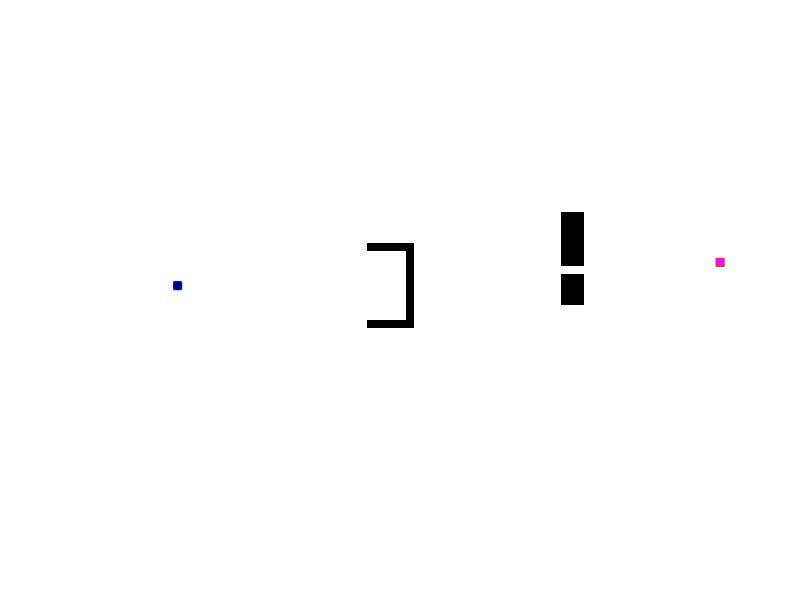

MATLAB code for this plot: (Note: this script raises an error after producing the figure.)
% Based on the code by Anthony Chrabieh
% Modifications by D. Filliat for ROB316

clear all
figure
cmap=jet(120);

%Define Number of Nodes
xmax = 80;
ymax = 20;

%Start and Goal
start = [10,ymax/2];
goal = [xmax,ymax/2-3];

%Nodes
MAP = zeros(xmax,ymax);

%To define objects, set their MAP(x,y) to inf
MAP(40,5:15) = inf;
MAP(35:40,5) = inf;
MAP(35:40,15) = inf;
MAP(60:62,1:7) = inf;
MAP(60:62,9:12) = inf;


%To use Random Objects, uncomment this secion
% NumberOfObjects = 10;
% k = 0;
% while (k < NumberOfObjects)
%     length = max(3,randi(9));
%     x = randi(xmax-2*length)+length;
%     y = randi(ymax-2*length)+length;
%     direction = randi(4);
%     if (direction == 1)
%         x = x:x+length;
%     elseif (direction == 2)
%         x = x-length:x;
%     elseif (direction == 3)
%         y = y:y+length;
%     elseif (direction == 4)
%         y = y-length:y;
%     end
%     if (sum(isinf(MAP(x,y)))>0)
%         continue
%     end
%     MAP(x,y) = inf;
%     k = k + 1;
% end

tic
%Compute Heuristic for each node%%%%%%%%%%%%%%%%%%%%%%%%%%%
weight = 1.4;

for x = 1:size(MAP,1)
    for y = 1:size(MAP,2)
        if(MAP(x,y)~=inf)
            H(x,y) = weight*norm(goal-[x,y]);
            G(x,y) = inf;
        end
    end
end

%Set node Traversal cost%%%%%%%%%%%%%%%%%%%%%%%%%%%%%%%
% W = zeros(size(MAP));
W = 1 ./ bwdist(MAP);


%Plotting%%%%%%%%%%%%%%%%%%%%%%%%%%%%%%%%%%%%%%%%%%%%%%%%%%
imshow(1-MAP')
% for octave, comment out the following code
% truesize([500 1000])

hold all
plot(start(1),start(2),'s','MarkerFaceColor','b')
plot(goal(1),goal(2),'s','MarkerFaceColor','m')
%%%%%%%%%%%%%%%%%%%%%%%%%%%%%%%%%%%%%%%%%%%%%%%%%%%%%%%%%%%

%initial conditions%%%%%%%%%%%%%%%%%%%%%%%%%%%%%%%%%%%%%%%%
G(start(1),start(2)) = 0;
F(start(1),start(2)) = H(start(1),start(2));

closedNodes = [];
openNodes = [start G(start(1),start(2)) F(start(1),start(2)) 0]; %[x y G F cameFrom]
%%%%%%%%%%%%%%%%%%%%%%%%%%%%%%%%%%%%%%%%%%%%%%%%%%%%%%%%%%%

%Solve
solved = false;
while(~isempty(openNodes))
    
    pause(1e-5)

    
    %find node from open set with smallest F value
    [A,I] = min(openNodes(:,4));
    
    %set current node
    current = openNodes(I,:);
    color = cmap(min([round(G(current(1),current(2)))+1 120]),:);
    plot(current(1),current(2),'o','color',color,'MarkerFaceColor',color)

    %if goal is reached, break the loop
    if(current(1:2)==goal)
        closedNodes = [closedNodes;current];
        solved = true;
        break;
    end
    
    %remove current node from open set and add it to closed set
    openNodes(I,:) = [];
    closedNodes = [closedNodes;current];
    
    %for all neighbors of current node
    for x = current(1)-1:current(1)+1
        for y = current(2)-1:current(2)+1
            
            %if out of range skip
            if (x<1||x>xmax||y<1||y>ymax)
                continue
            end
            
            %if object skip
            if (isinf(MAP(x,y)))
                continue
            end
            
            %if current node skip
            if (x==current(1)&&y==current(2))
                continue
            end
            
            %if already in closed set skip
         
            skip = 0;
            for j = 1:size(closedNodes,1)
                if(x == closedNodes(j,1) && y==closedNodes(j,2))
                    skip = 1;
                    break;
                end
            end           
            if(skip > 0)
                continue
            end
           
            
            A = [];
            %Check if already in open set
            if(~isempty(openNodes))
                for j = 1:size(openNodes,1)
                    if(x == openNodes(j,1) && y==openNodes(j,2))
                        A = j;
                        break;
                    end
                end
            end
            
            
            newG = G(current(1),current(2)) + round(norm([current(1)-x,current(2)-y]),1) + W(x,y);
            % code below is for octave 
            % newG = G(current(1),current(2)) + norm([current(1)-x,current(2)-y]) + W(x,y);
            
            %if not in open set, add to open set
            if(isempty(A))
                G(x,y) = newG;
                newF = G(x,y) + H(x,y);
                newNode = [x y G(x,y) newF size(closedNodes,1)];
                openNodes = [openNodes; newNode];
                plot(x,y,'x','color','b')
                continue
            end
            
            %if no better path, skip
            if (newG >= G(x,y))
                continue
            end
            
            G(x,y) = newG;
            newF = newG + H(x,y);
            openNodes(A,3:5) = [newG newF size(closedNodes,1)];
        end
    end
end

if (solved)
    %Path plotting
    j = size(closedNodes,1);
    path = [];
    while(j > 0)
        x = closedNodes(j,1);
        y = closedNodes(j,2);
        j = closedNodes(j,5);
        path = [x,y;path];
    end
    pathLength=0;
    
    plot(path(1,1),path(1,2),'o','color','r','MarkerFaceColor','r')
    for j = 2:size(path,1)
        plot(path(j,1),path(j,2),'o','color','r','MarkerFaceColor','r')
        pathLength=pathLength+norm([path(j,1)-path(j-1,1) path(j,2)-path(j-1,2)]);
        pause(0.001)
    end
    disp(['Path length = ' num2str(pathLength)]);
else
    disp('No Path Found')
end
toc
